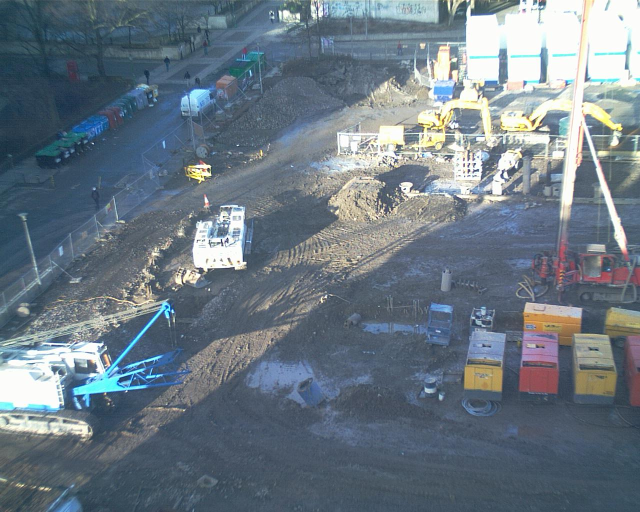
#> input picture api-solution/test_photos/doric_2005_12_23_12_30_10.jpg, 1280 x 1024 px (shown at 1/2 size)
$ python -i mask.py   (imports and definitions only)
#> lines starting #> are read from the running program, lines starting #| are printed output that depends on the picture
#> further down, picture is the input picture: shape (1024, 1280, 3); mean B, G, R 131.7, 120.5, 107.1
"""Динамическая маска фона: оператор задаёт начальную, дальше она только сжимается.

Полное описание метода — PLAN.md §3.4. Здесь то, что нужно знать, чтобы не
«упростить» код в нерабочее состояние.

**Что такое маска.** Маска — это область ФОНА, то есть то, что скрывается от
модели Б: соседние достроенные дома, улица, горизонт. Всё остальное — наш
объект. Модель видит `~background`.

**Начальное условие задаёт человек.** При заведении камеры оператор получает
первый кадр и закрашивает фон кистью. Это снимает два ограничения, которые в
автоматическом варианте были принципиальными: не нужно ждать недели, пока
маска сойдётся, и неважно, что при установке камеры уже стоят пять этажей.

**Маска только сжимается, никогда не растёт.** Здание растёт вверх и заползает
на фон — значит фона становится меньше. Обратное физически невозможно: сама
собой застройка не исчезает.

Направление монотонности выбрано не случайно, а по тому, куда ведёт ошибка.
Накопительная фиксация необратима в любом варианте, вопрос только в цене сбоя:

    маска фона растёт  →  в пределе скрыто всё, объект не виден, разбор сорван
    маска фона сжимается → в пределе не скрыто ничего, то есть откат к полному
                           кадру. Хуже, чем без маски, стать не может.

Ошибки оператора тоже ведут себя прилично. Закрасил лишнего, задев стройку —
стройка меняется, алгоритм сам её откроет, ошибка самоисправляется. Закрасил
мало — часть фона останется видимой, но это ровно то же, что работа без маски.

**Почему сравнение по яркости, а не по структуре.** Проверено замером на
319 кадрах Edinburgh Informatics Forum. Клеточные гистограммы ориентаций
градиента дают лучшее сырое разделение фона и стройки (3.31x против 2.14x),
но в сквозном тесте проигрывают: F1 0.67 против 0.86. Явные отрезки прямых
проигрывают разгромно, F1 0.10 — на линиях лежит 0.5–3% пикселей кадра,
9–51 отрезок на весь кадр, сигнала просто нет (на полном разрешении хуже,
а не лучше). Причина в том, что фон в этой сцене — деревья и перепаханная
земля, а не оконные сетки: структурно они нестабильны не меньше стройки.

Оговорка на будущее: в целевом сценарии фон другой — соседние жилые дома с
устойчивой геометрией окон, и там структурный признак может выиграть.
Но строить на нём сейчас нельзя, на имеющихся данных он измеримо хуже.

**Освещение снимается по опорным клеткам, а не по всей маске.** Пасмурный
день, снег и смена сезона двигают яркость всего кадра разом. Чтобы это не
читалось как застройка, из измеренного изменения вычитается общий сдвиг.
Считать его по всей маске нельзя: когда здание отвоевало её большую часть,
такая медиана измеряет уже стройку и вычитает сигнал сам из себя. Опора
берётся по самым спокойным из ещё закрашенных клеток — это и есть настоящий
неподвижный фон. Замер на двух прогонах Эдинбурга: F1 0.39 → 0.42 и
0.73 → 0.80, от исходной маски доживает 15% → 28% и 14% → 19%.

**Чего яркость не умеет.** На прогоне, где стройка занимает лишь пятую часть
закрашенного, точность упирается в 0.33 при любых порогах. Причина измерена:
71% фоновых клеток хоть раз дают вспышку изменения длиной в три окна —
снег, мокрый асфальт, переставленный контейнер, техника у границы площадки.
По силе и частоте изменения фон от стройки на таких данных не отделяется.

Проверено и отвергнуто, числа — на двух реальных прогонах разом:
отложенное подтверждение стирания по обратимости (точность на трудном
прогоне 0.27 → 0.31, но на удачном F1 0.80 → 0.72), требование связности
растущей области снизу вверх (0.80 → 0.60) и отбрасывание одиночных клеток
(0.80 → 0.53). Все три покупают точность на трудном прогоне ценой удачного.
Разумный следующий шаг — не признак, а право оператора пометить область
как неприкосновенную: там, где он уверен, гарантия нужнее эвристики.

**Что в расчёт не идёт.** Ночные кадры: ИК-режим даёт другую статистику
яркости, и смешивание дня с ночью развалит сравнение — половина кадров будет
«отличаться» просто из-за режима съёмки, а не потому, что там что-то построили.
"""

from __future__ import annotations

import datetime as dt
from dataclasses import dataclass, field

import cv2
import numpy as np

# Значения подобраны замером, см. шапку модуля.
WORK_WIDTH = 480          # маска нужна грубая, на полном разрешении считать незачем
BLUR_KSIZE = 5
CELL = 16                 # сторона клетки, в которых считается изменение
WINDOW_DAYS = 10          # база сравнения: половина окна против половины
CHANGE_THRESHOLD = 35.0   # порог изменения яркости клетки
LOCK_WINDOWS = 3          # окон подряд до стирания клетки из маски
ANCHOR_FRAC = 0.5         # доля самых спокойных клеток под опору освещения


@dataclass
class MaskState:
    """Состояние маски по одной камере. Живёт месяцами."""
    shape: tuple[int, int]                        # (h, w) рабочего разрешения
    background: np.ndarray = field(default=None)  # bool, True = фон. Только убывает
    evidence: np.ndarray = field(default=None)    # int16, по клеткам
    hot_count: np.ndarray = field(default=None)   # как часто клетка менялась
    initial_area: int = 0
    windows: int = 0
    last_reset: dt.datetime | None = None

    # [48 lines left out: functions __post_init__, grid, masked_ratio, retained, useful, top_edge, not called in this run]


# ---------------------------------------------------------------------------
# подготовка кадров
# ---------------------------------------------------------------------------

def prepare(img: np.ndarray) -> np.ndarray:
    """К серому, к рабочему разрешению, лёгкое размытие против шума матрицы."""
    if img.ndim == 3:
        img = cv2.cvtColor(img, cv2.COLOR_BGR2GRAY)
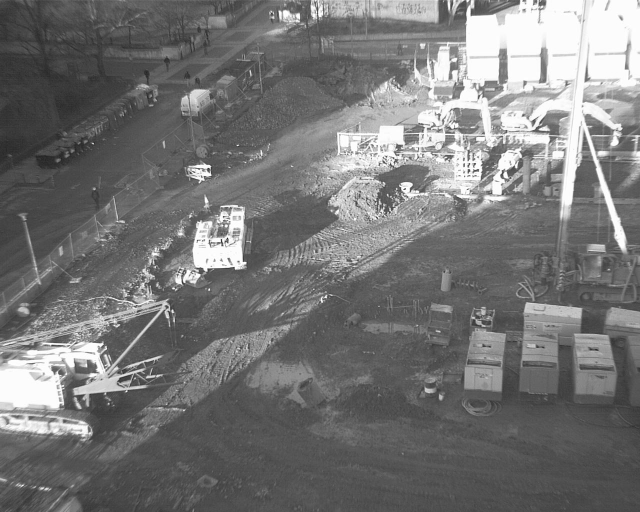
#> img: shape (1024, 1280) (shown at 1/2 size); min 3, max 255, mean 117.8
    h, w = img.shape[:2]
#> h = 1024; w = 1280
    target_h = max(1, int(h * WORK_WIDTH / w))
#> target_h = 384
    # Высота кратна клетке, чтобы сетка ложилась ровно.
    target_h -= target_h % CELL
    small = cv2.resize(img, (WORK_WIDTH, target_h), interpolation=cv2.INTER_AREA)
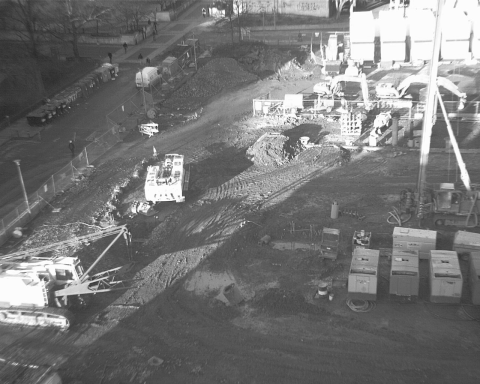
#> small: shape (384, 480); min 38, max 254, mean 117.8
    return cv2.GaussianBlur(small, (BLUR_KSIZE, BLUR_KSIZE), 0)


# [120 lines left out: functions daily_median, init_from_bitmap, change_map, _cells, _anchor, update, not called in this run]


def visible_mask(state: MaskState) -> np.ndarray:
    """Область, которую видит модель Б: всё, что не закрыто фоном."""
    return ~state.background


# [86 lines left out: functions to_full_res, detect_shift, reset, render_masked, render_overlay, not called in this run]

>>> import cv2
>>> picture = cv2.imread('../../api-solution/test_photos/doric_2005_12_23_12_30_10.jpg')
>>> result = prepare(picture)

$ run again, on api-solution/test_photos/doric_2006_03_08_12_30_22.jpg
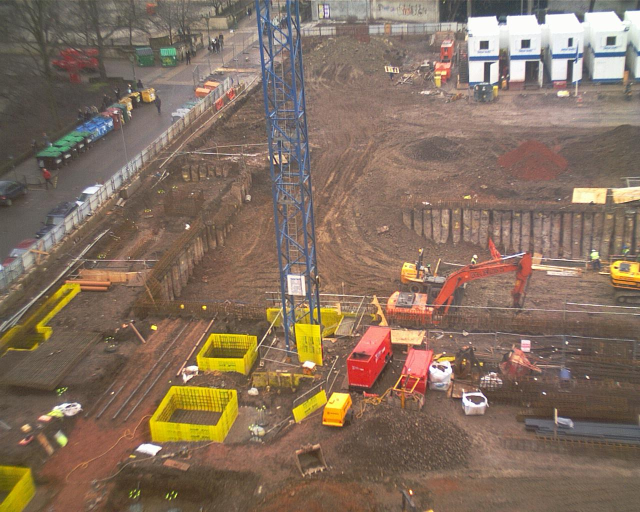
#> input picture api-solution/test_photos/doric_2006_03_08_12_30_22.jpg, 1280 x 1024 px (shown at 1/2 size)
#> picture is the input picture: shape (1024, 1280, 3); mean B, G, R 95.4, 112, 132.9
#> in prepare, `img = cv2.cvtColor(img, cv2.COLOR_BGR2GRAY)`:
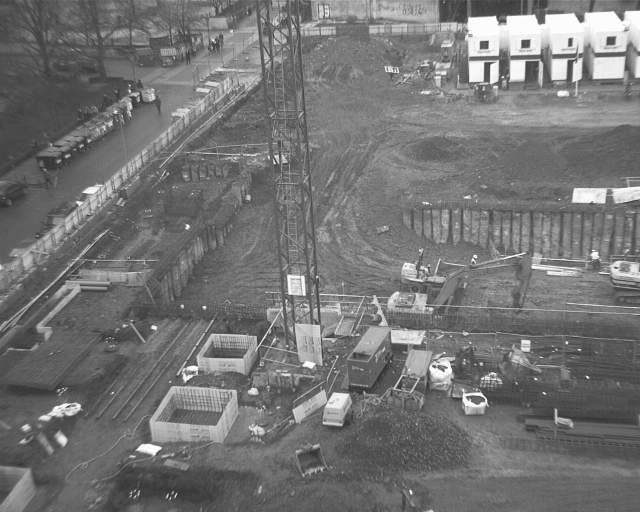
#> img: shape (1024, 1280) (shown at 1/2 size); min 19, max 255, mean 116.4
#> in prepare, `small = cv2.resize(img, (WORK_WIDTH, target_h), interpolation=cv2.INTE..`:
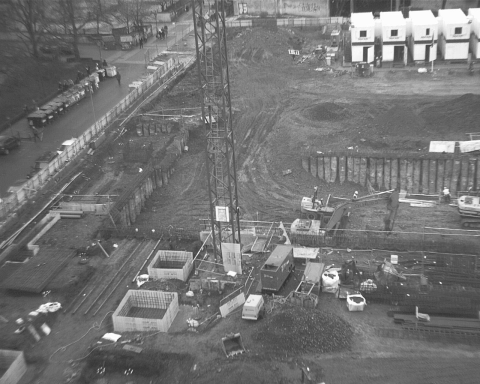
#> small: shape (384, 480); min 48, max 254, mean 116.4

$ run again, on api-solution/test_photos/doric_2006_05_08_12_30_49.jpg
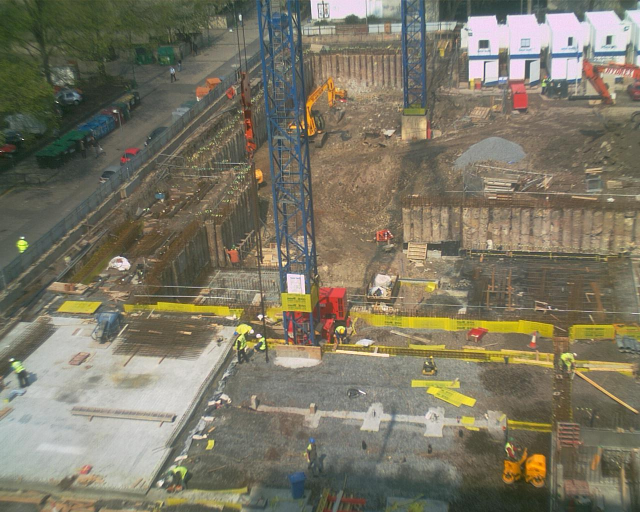
#> input picture api-solution/test_photos/doric_2006_05_08_12_30_49.jpg, 1280 x 1024 px (shown at 1/2 size)
#> picture is the input picture: shape (1024, 1280, 3); mean B, G, R 100.5, 118.6, 123.8
#> in prepare, `img = cv2.cvtColor(img, cv2.COLOR_BGR2GRAY)`:
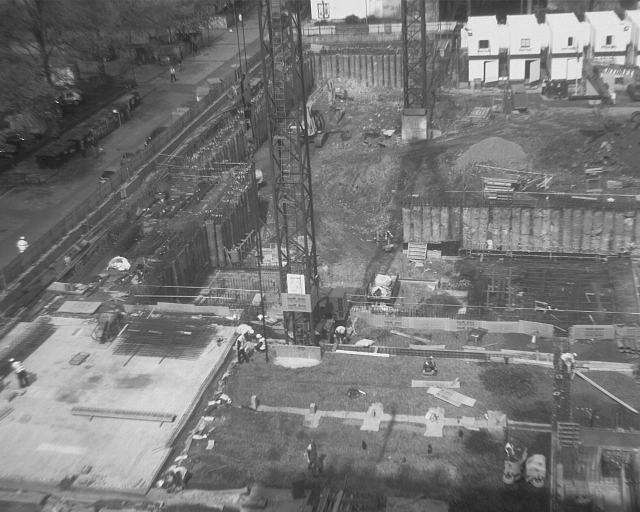
#> img: shape (1024, 1280) (shown at 1/2 size); min 6, max 255, mean 118.1
#> in prepare, `small = cv2.resize(img, (WORK_WIDTH, target_h), interpolation=cv2.INTE..`:
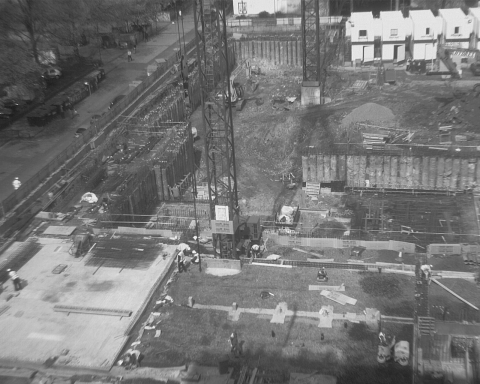
#> small: shape (384, 480); min 29, max 241, mean 118.1

$ run again, on api-solution/test_photos/doric_2006_07_17_12_30_24.jpg
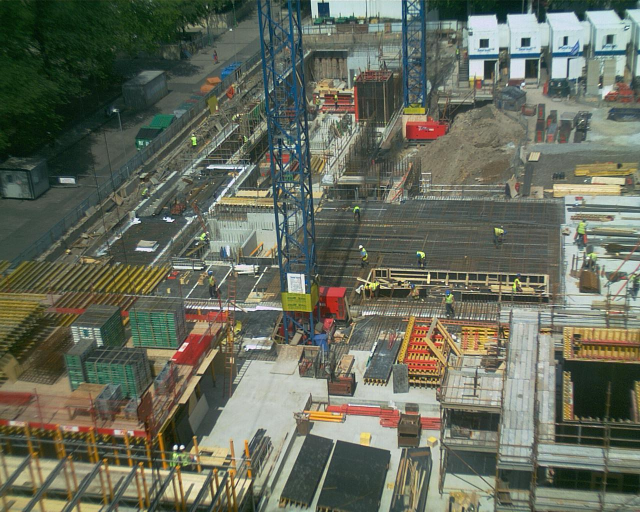
#> input picture api-solution/test_photos/doric_2006_07_17_12_30_24.jpg, 1280 x 1024 px (shown at 1/2 size)
#> picture is the input picture: shape (1024, 1280, 3); mean B, G, R 91.9, 107, 102.2
#> in prepare, `img = cv2.cvtColor(img, cv2.COLOR_BGR2GRAY)`:
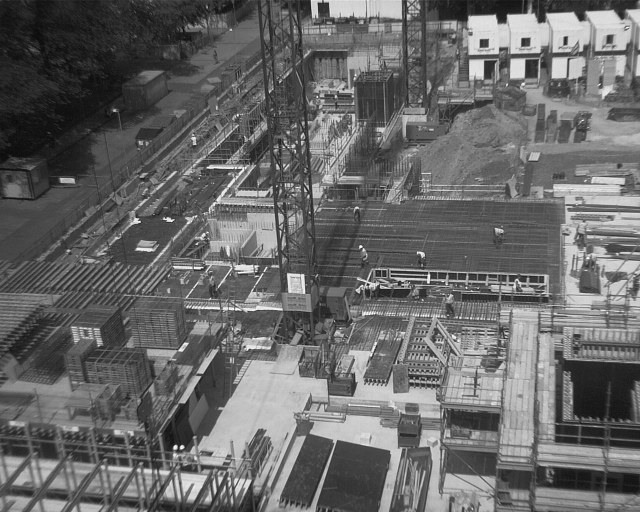
#> img: shape (1024, 1280) (shown at 1/2 size); min 3, max 255, mean 103.9
#> in prepare, `return cv2.GaussianBlur(small, (BLUR_KSIZE, BLUR_KSIZE), 0)`:
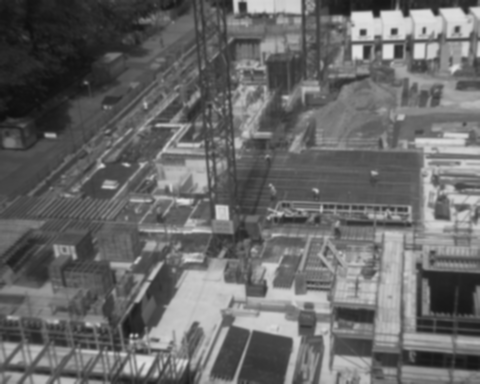
#> returned value: shape (384, 480); min 15, max 225, mean 103.8
